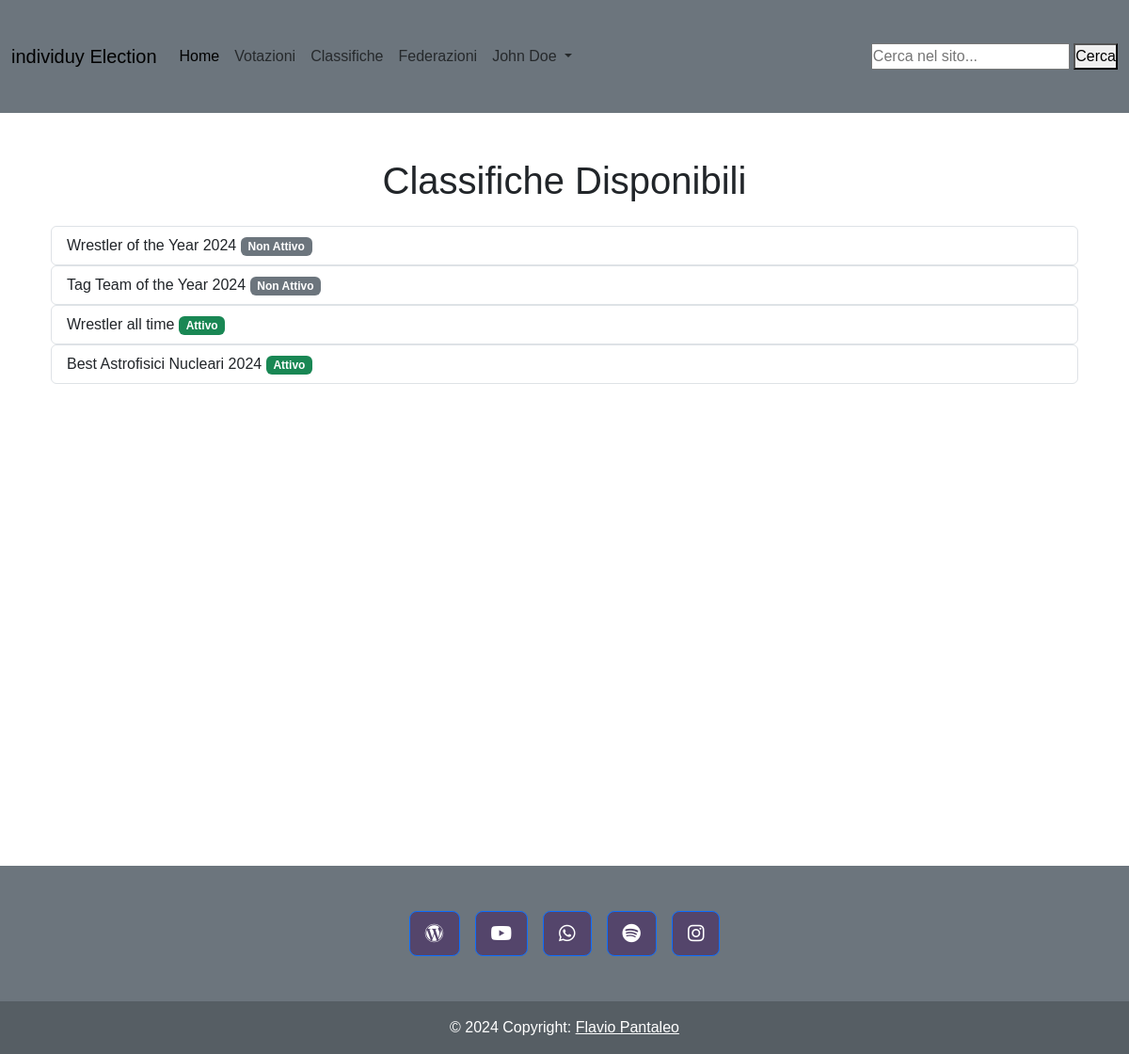
/index.php?page=indice_classifiche (signed in), run on the app's committed database.
### tables this page shows
CREATE TABLE `users` (
  `id_user` int(11) NOT NULL,
  `fullname` varchar(200) DEFAULT NULL,
  `email` varchar(200) DEFAULT NULL,
  `username` varchar(200) DEFAULT NULL,
  `image_path` varchar(200) DEFAULT NULL,
  `password` varchar(200) DEFAULT NULL,
  `created_at` timestamp NOT NULL DEFAULT current_timestamp(),
  `role` varchar(50) DEFAULT 'user',
  `reset_token` varchar(255) DEFAULT NULL,
  `token_expiry` datetime DEFAULT NULL
);

CREATE TABLE `list_ranking` (
  `id_ranking` int(11) NOT NULL,
  `ranking_name` varchar(200) DEFAULT NULL,
  `description` text DEFAULT NULL,
  `ranking` varchar(255) NOT NULL,
  `status` int(3) DEFAULT NULL,
  `category_id` int(11) DEFAULT NULL,
  `include_inactive` tinyint(1) DEFAULT 0
);

### app/Controllers/UserController.php (called while the page is built, shortened)
<?php
class UserController {
    private $userDAO;
    public function __construct() {
        $this->userDAO = new UserDAO();
    }
    public function getSingleUser($id) {
        return $this->userDAO->getSingleUser($id);
    }
}

### app/Core/DB.php (called while the page is built, shortened)
<?php
class DB {
    protected function connect (){
        try {
            $localHost = $_ENV['DB_HOST'];
            $dbname = $_ENV['DB_NAME'];
            $user = $_ENV['DB_USER'];
            $pass = $_ENV['DB_PASS'];
            $conn = new PDO("mysql:host=".$localHost.";dbname=".$dbname.";",$user, $pass);
            return $conn;
        } catch (PDOException $e) {
            echo $e->getMessage() . "<br> Database Connection Error";
            die();
        }
    }
}
?>

### app/DAO/UserDao.php (called while the page is built, shortened)
<?php
class UserDAO extends DB {
    public function getSingleUser($id) {
        try {
            $stmt = $this->connect()->prepare("SELECT * FROM users WHERE id_user = ?");
            $stmt->execute([$id]);
            $userDB = $stmt->fetch(PDO::FETCH_ASSOC);
            if ($userDB) {
                return new User($userDB['id_user'], $userDB['fullname'], $userDB['email'], $userDB['username'], $userDB['image_path'], $userDB['role']);
            }
            return null;
        } catch (PDOException $e) {
            error_log("PDOException in getSingleUser: " . $e->getMessage());
            return null;
        }
    }
}

### app/Models/User.php (called while the page is built, shortened)
<?php
class User {
    public function __construct($id, $fullname, $email, $username, $user_pic, $role) {
        $this->fullname = $fullname;
    }
}
?>

### app/Controllers/RankingController.php (called while the page is built, shortened)
<?php
class RankingController {
    private $rankingDAO;
    public function __construct() {
        $this->rankingDAO = new RankingDAO();
    }
    public function getAllRanking() {
        return $this->rankingDAO->getAllRanking();
    }
}

### app/DAO/RankingDAO.php (called while the page is built, shortened)
<?php
class RankingDAO extends DB {
    public function getAllRanking() {
        try {
            $stmt = $this->connect()->prepare("SELECT id_ranking, ranking_name, description, ranking, status, category_id, include_inactive FROM list_ranking");
            $stmt->execute();
            $rankings = [];
            while ($row = $stmt->fetch(PDO::FETCH_ASSOC)) {
                $rankings[] = new Ranking(
                    $row['id_ranking'],
                    $row['ranking_name'],
                    $row['description'],
                    $row['ranking'],
                    $row['status'],
                    $row['category_id'],
                    $row['include_inactive']
                );
            }
            return $rankings;
        } catch (PDOException $e) {
            error_log("PDOException in getAllRanking: " . $e->getMessage());
            return [];
        }
    }
}

### app/Models/Ranking.php (called while the page is built, shortened)
<?php
class Ranking {
    public function __construct($id, $name, $description, $rankingType, $status, $categoryId, $includeInactive) {
        $this->id = $id;
        $this->name = $name;
        $this->status = $status;
    }
}
?>

### resources/Views/classifiche/indice_classifiche.php (the view)
<?php
$rankingAvailable = $rankingController->getAllRanking();
?>
<main class="container">
    <div class="container py-5">
        <h1 class="text-center mb-4">Classifiche Disponibili</h1>
        <?php foreach($rankingAvailable as $ranking) : ?>
                <div class="list-group">
                    <a href="index.php?page=classifica&id_ranking=<?php echo $ranking->id; ?>" class="list-group-item list-group-item-action">
                        <?php echo htmlspecialchars($ranking->name); ?>
                        <span class="badge <?php echo $ranking->status == 1 ? 'bg-success' : 'bg-secondary'; ?>">
                            <?php echo $ranking->status == 1 ? 'Attivo' : 'Non Attivo'; ?>
                        </span>
                    </a>
                </div>
        <?php endforeach; ?>
    </div>
</main>

### includes/header.php (shortened to what this page needs)
<?php
if (isset($_SESSION['userId'])) {
    $userId = $_SESSION['userId'];
    $singleUser = $userController->getSingleUser($userId);
}
?>
<!DOCTYPE html>
<html lang="it">
<head>
    <link rel="stylesheet" href="<?php echo ROOT; ?>/node_modules/@fortawesome/fontawesome-free/css/all.min.css">
    <link rel="stylesheet" href="<?php echo ROOT; ?>/node_modules/bootstrap/">
    <link rel="stylesheet" href="<?php echo ROOT; ?>/assets/public/css/styles.css">
</head>
<body>
<header class="">
    <nav class="navbar navbar-expand-lg navbar-light bg-secondary">
        <div class="container-fluid">
            <a class="navbar-brand" href="index.php?page=home">individuy Election</a>
            <div class="collapse navbar-collapse" id="navbarSupportedContent">
            <ul class="navbar-nav me-auto mb-2 mb-lg-0">
                <li class="nav-item">
                <a class="nav-link active" aria-current="page" href="index.php?page=home">Home</a>
                </li>
                <li class="nav-item">
                    <a class="nav-link" href="index.php?page=lists">Votazioni</a>
                </li>
                <li class="nav-item">
                    <a class="nav-link" href="index.php?page=indice_classifiche">Classifiche</a>
                </li>
                <li class="nav-item">
                    <a class="nav-link" href="index.php?page=federation_list">Federazioni</a>
                </li>
                <li class="nav-item dropdown">
                    <a class="nav-link dropdown-toggle" href="#" id="navbarDropdown" role="button" data-bs-toggle="dropdown" aria-expanded="false">
                        <?= isset($_SESSION['fullname']) ? $singleUser->fullname : 'Utente' ?>
                    </a>
                </li>
            </ul>
            <form action="index.php?page=search" method="get">
                <input type="text" name="query" placeholder="Cerca nel sito..." required>
                <button type="submit">Cerca</button>
            </form>
            </div>
        </div>
    </nav>
</header>

### data on the page
users: fullname "John Doe"
list_ranking: ranking_name "Wrestler of the Year 2024", status "Non Attivo"
list_ranking: ranking_name "Tag Team of the Year 2024", status "Non Attivo"
list_ranking: ranking_name "Wrestler all time", status "Attivo"
list_ranking: ranking_name "Best Astrofisici Nucleari 2024", status "Attivo"
